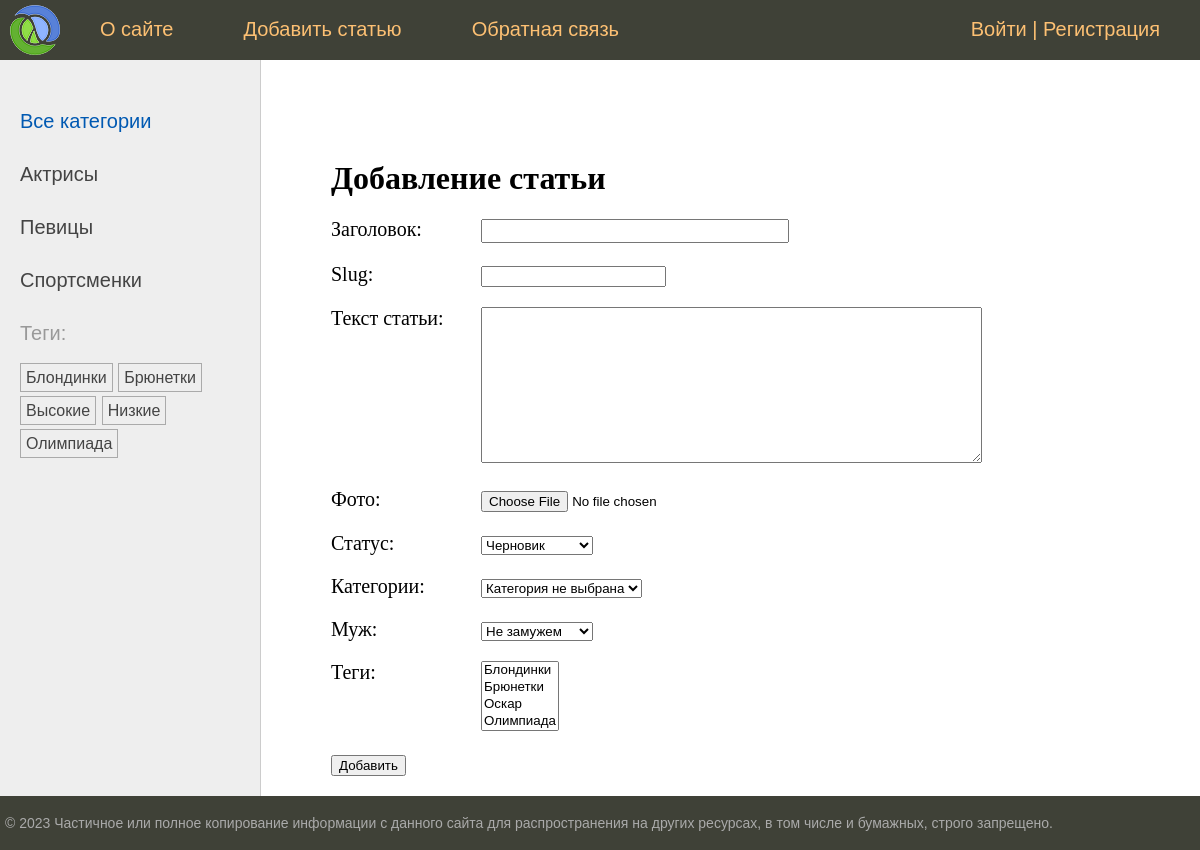
The page /addpage/ on the database its author committed.
### women/models.py (models this page shows)
class Category(models.Model):
    name = models.CharField(max_length=100, db_index=True, verbose_name="Категория")
    slug = models.SlugField(max_length=255, unique=True, db_index=True)
    class Meta:
        verbose_name = "Категория"
        verbose_name_plural = "Категории"
    def __str__(self):
        return self.name
    def get_absolute_url(self):
        return reverse("category", kwargs={"cat_slug": self.slug})

class TagPost(models.Model):
    tag = models.CharField(max_length=100, db_index=True)
    slug = models.SlugField(max_length=255, db_index=True, unique=True)
    def __str__(self):
        return self.tag
    def get_absolute_url(self):
        return reverse("tag", kwargs={"tag_slug": self.slug})

### women/views.py (the view)
# urls.py: path("addpage/", views.AddPage.as_view(), name="add_page"),
class AddPage(DataMixin, CreateView):
    form_class = AddPostForm
    template_name = "women/addpage.html"
    title_page = "Добавление статьи"

### women/forms.py (shortened to what this page needs)
class AddPostForm(forms.ModelForm):
    cat = forms.ModelChoiceField(
        queryset=Category.objects.all(),
        empty_label="Категория не выбрана",
        label="Категории",
    )
    husband = forms.ModelChoiceField(
        queryset=Husband.objects.all(),
        required=False,
        empty_label="Не замужем",
        label="Муж",
    )
    class Meta:
        model = Women
        fields = [
            "title",
            "slug",
            "content",
            "photo",
            "is_published",
            "cat",
            "husband",
            "tags",
        ]
        widgets = {
            "title": forms.TextInput(attrs={"class": "form-input"}),
            "content": forms.Textarea(attrs={"cols": 60, "rows": 10}),
        }

### users/context_processors.py (called while the page is built)
def get_women_context(request):
    return {'mainmenu': menu}

### women/models.py (called while the page is built)
    def __str__(self):
        return self.name

### women/templatetags/women_tags.py (called while the page is built)
@register.inclusion_tag("women/list_tags.html")
def show_all_tags():
    return {
        "tags": TagPost.objects.annotate(total=Count("tags")).filter(
            total__gt=0
        )
    }

@register.inclusion_tag("women/list_categories.html")
def show_categories(cat_selected_id=0):
    cats = Category.objects.annotate(total=Count("posts")).filter(total__gt=0)
    return {"cats": cats, "cat_selected": cat_selected_id}

### women/templates/women/addpage.html (shortened to what this page needs)
{% extends 'base.html' %}
{% block content %}
    <h1>{{ title }}</h1>
    <form action="" method="post" enctype="multipart/form-data">
        {% for f in form %}
            <p><label class="form-label" for="{{ f.id_for_label }}">{{ f.label }}: </label>{{ f }}</p>
        {% endfor %}
        <button type="submit">Добавить</button>
    </form>
{% endblock %}

### women/templates/women/list_categories.html
{% for cat in cats %}
    {% if cat.id == cat_selected %}
        <li class="selected">{{ cat.name }}</li>
    {% else %}
        <li><a href="{{ cat.get_absolute_url }}">{{ cat.name }}</a></li>
    {% endif %}
{% endfor %}

### women/templates/women/list_tags.html
{% if tags %}
    Теги:</p>
    <ul class="tags-list">
        {% for t in tags %}
            <li><a href="{{ t.get_absolute_url }}">{{ t.tag }}</a></li>
        {% endfor %}
    </ul>
{% endif %}

### women/static/women/css/styles.css (style rules this page uses)
html, body { font-family: 'Arial'; margin: 0; padding: 0; height: 100%; width: 100%; color: #444; }
a { color: #0059b2; text-decoration: none; }
.left-chapters ul { width: 230px; margin: 0; padding: 20px 10px 10px 20px; list-style: none; font-size: 20px; }
.left-chapters ul li { margin: 30px 0 0 0; color: #999; }
.left-chapters ul li a { color: #444; text-decoration: none; }
ul.tags-list { width: 100%; margin: 0; padding: 0; list-style: none; }
ul.tags-list li { margin: 0; padding: 0 0 10px; display: inline-block; }
ul.tags-list li a { padding: 5px; font-size: 16px; border: 1px solid #aaa; }
.content-text h1 { font-size: 32px; }
.form-input { width: 300px; font-size: 16px; }
.form-label { display: inline-block; min-width: 150px; vertical-align: top; }

### rows shown on the page
Category: name "Актрисы"
Category: name "Певицы"
Category: name "Спортсменки"
TagPost: tag "Блондинки"
TagPost: tag "Брюнетки"
TagPost: tag "Высокие"
TagPost: tag "Низкие"
TagPost: tag "Олимпиада"

### other values the page prints
{{ m.title }} "О сайте" "Добавить статью" "Обратная связь"
{{ title }} "Добавление статьи"
{{ f.label }} "Заголовок" "Slug" "Текст статьи" "Фото" "Статус" "Категории" "Муж" "Теги"
